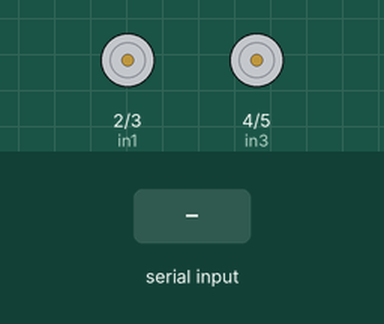
Recording of a sketch running on a simulated Arduino Uno, built with avr-gcc and run on an emulated ATmega328P. Parts: motor-driver pin pairs drawn as motors (green arrow = first pin HIGH = forward, orange = second pin HIGH = backward, longer = more drive, scaled by the enable pin). Inputs (shaded band) come from the test bench.

Above: at 1.2 s.
1.3 s: "F" received over Serial
At 1.6 s:
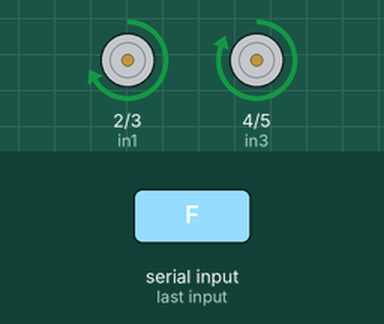
2.8 s: "B" received over Serial
At 4.0 s:
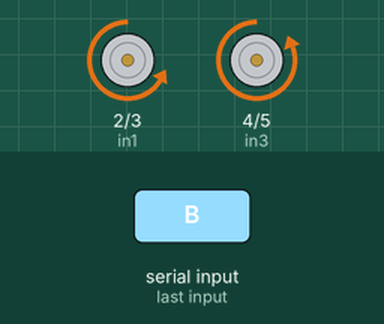
4.3 s: "L" received over Serial
At 5.1 s:
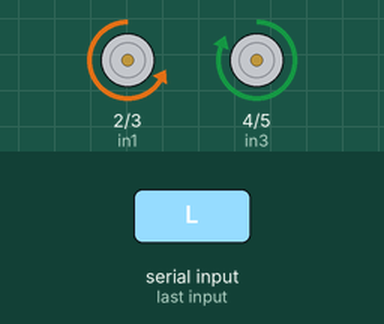
5.8 s: "R" received over Serial
At 6.2 s:
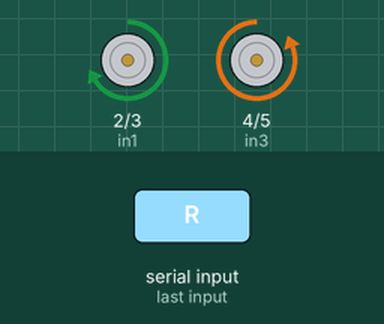
7.3 s: "S" received over Serial
At 8.6 s:
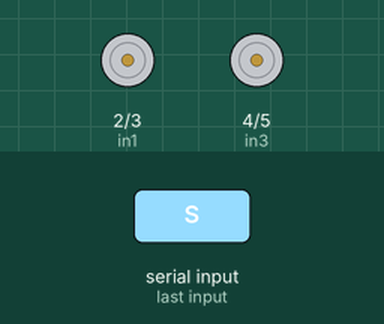
Timing chart, 0 to 9.8 s (numbered marks = the images above; inputs shaded):
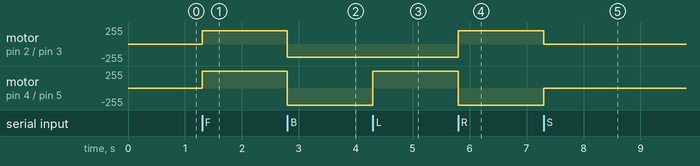

The sketch:

Araba2.ino
```cpp
/*
====================================================
 Kullanılan Malzemeler:
- Arduino Uno / Nano
- 2 DC Motor (L298N ile)
- HC-05 Bluetooth Modül
- Jumper kablolar ve robot şasi

 Bağlantılar:
 L298N Motor Sürücü:
- IN1 → D2
- IN2 → D3
- IN3 → D4
- IN4 → D5
- ENA → D6 (PWM Motor A)
- ENB → D7 (PWM Motor B)
- Motor güç girişleri: Robot bataryası ile
- GND → Arduino GND

 HC-05 Bluetooth:
- TX → Arduino RX
- RX → Arduino TX (Seviye düşürücü önerilir)
- VCC → 5V
- GND → GND

 Telefon Uygulaması:
- Bluedut veya başka Bluetooth seri terminal app
- Gönderilecek karakterler:
  'F' → ileri
  'B' → geri
  'L' → sola
  'R' → sağa
  'S' → dur
====================================================
*/

const int in1 = 2;
const int in2 = 3;
const int enA = 6;
const int in3 = 4;
const int in4 = 5;
const int enB = 7;

char command;

void setup() {
  pinMode(in1, OUTPUT);
  pinMode(in2, OUTPUT);
  pinMode(enA, OUTPUT);

  pinMode(in3, OUTPUT);
  pinMode(in4, OUTPUT);
  pinMode(enB, OUTPUT);

  Serial.begin(9600); // HC-05 baud rate
}

void loop() {
  if(Serial.available()){
    command = Serial.read();
    command = toupper(command);

    switch(command){
      case 'F': forward(); break;
      case 'B': backward(); break;
      case 'L': turnLeft(); break;
      case 'R': turnRight(); break;
      case 'S': stopMotors(); break;
    }
  }
}

// Motor fonksiyonları
void forward(){
  analogWrite(enA, 200);
  analogWrite(enB, 200);
  digitalWrite(in1, HIGH);
  digitalWrite(in2, LOW);
  digitalWrite(in3, HIGH);
  digitalWrite(in4, LOW);
}

void backward(){
  analogWrite(enA, 200);
  analogWrite(enB, 200);
  digitalWrite(in1, LOW);
  digitalWrite(in2, HIGH);
  digitalWrite(in3, LOW);
  digitalWrite(in4, HIGH);
}

void turnLeft(){
  analogWrite(enA, 200);
  analogWrite(enB, 200);
  digitalWrite(in1, LOW);
  digitalWrite(in2, HIGH);
  digitalWrite(in3, HIGH);
  digitalWrite(in4, LOW);
}

void turnRight(){
  analogWrite(enA, 200);
  analogWrite(enB, 200);
  digitalWrite(in1, HIGH);
  digitalWrite(in2, LOW);
  digitalWrite(in3, LOW);
  digitalWrite(in4, HIGH);
}

void stopMotors(){
  digitalWrite(in1, LOW);
  digitalWrite(in2, LOW);
  digitalWrite(in3, LOW);
  digitalWrite(in4, LOW);
}
```

Measured:
- after the input at 1.3 s, motor on pin 2 (in1) / pin 3 (in2): stopped → forward 200/255 at once; motor on pin 4 (in3) / pin 5 (in4): stopped → forward 255/255 at once
- after the input at 2.8 s, motor on pin 2 (in1) / pin 3 (in2): forward 200/255 → backward 200/255 at once; motor on pin 4 (in3) / pin 5 (in4): forward 255/255 → backward 255/255 at once
- after the input at 4.3 s, motor on pin 4 (in3) / pin 5 (in4): backward 255/255 → forward 255/255 at once
- after the input at 5.8 s, motor on pin 2 (in1) / pin 3 (in2): backward 200/255 → forward 200/255 at once; motor on pin 4 (in3) / pin 5 (in4): forward 255/255 → backward 255/255 at once
- after the input at 7.3 s, motor on pin 2 (in1) / pin 3 (in2): forward 200/255 → stopped at once; motor on pin 4 (in3) / pin 5 (in4): backward 255/255 → stopped at once
